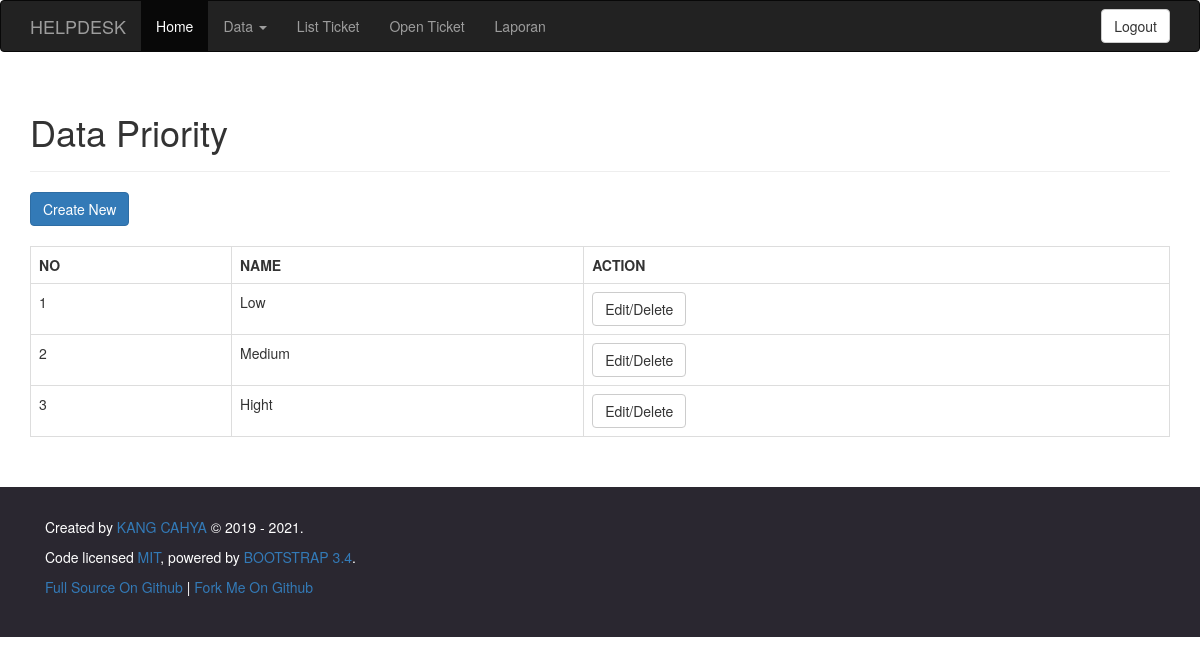
The app's page /priority.php (signed in) with its own data.
### tables this page shows
CREATE TABLE `tbl_priority` (
  `tp_id` int(11) NOT NULL,
  `tp_name` varchar(50) NOT NULL
);

### func.php (called while the page is built, shortened)
<?php include 'config.php';
    function db($params = array())
    {
        if (isset($params['hostname'])) {
            $hostname = $params['hostname'];
        } else {
            $hostname = CONF_HOSTNAME;
        }
        if (isset($params['username'])) {
            $username = $params['username'];
        } else {
            $username = CONF_USERNAME;
        }
        if (isset($params['password'])) {
            $password = $params['password'];
        } else {
            $password = CONF_PASSWORD;
        }
        if (isset($params['database'])) {
            $database = $params['database'];
        } else {
            $database = CONF_DATABASE;
        }
        $conn = new mysqli($hostname, $username, $password, $database);
        return $conn;
    }
    function Q_array($sql = null)
    {
        $db = db();
        if ($sql === null) {
            return null;
        } else {
            if ($result = $db->query($sql))
            {
                return $result->fetch_all(MYSQLI_ASSOC);
            }
        }
    }

### priority.php (the view, shortened to what this page needs)
<?php include('header.php');?>
<div class="container">
    <div class="page-header"><h1>Data Priority</h1></div>
    <button type="button" class="btn btn-primary" data-toggle="modal" data-target="#create">Create New</button>
    <br><br>
    <div class="row">
        <div class="col-md-12">
            <table class="table table-bordered">
                <tr style="font-weight:bold;">
                    <td>NO</td>
                    <td>NAME</td>
                    <td>ACTION</td>
                </tr>
                <?php
                    $data = Q_array("SELECT * FROM tbl_priority ORDER BY tp_id DESC");
                    foreach ($data as $key => $val) {
                        echo "
                            <tr>
                                <td>".($key+1)."</td>
                                <td>".$val['tp_name']."</td>
                                <td>
                                    <a class='btn btn-default' data-toggle='modal' data-target='#ed-".$key."'>Edit/Delete</a>
                                </td>
                            </tr>
                        ";
                ?>
                <?php } ?>
            </table>
        </div>
    </div>
</div>
<?php include('footer.php');?>

### records on screen
tbl_priority: tp_name "Low"
tbl_priority: tp_name "Medium"
tbl_priority: tp_name "Hight"

### other values on screen
CONF_AUTHOR "KANG CAHYA"
CONF_LICENSE "MIT"
CONF_POWERED "BOOTSTRAP 3.4"
CONF_GITHUB "Full Source On Github"
CONF_GITHUB_FORK "Fork Me On Github"
